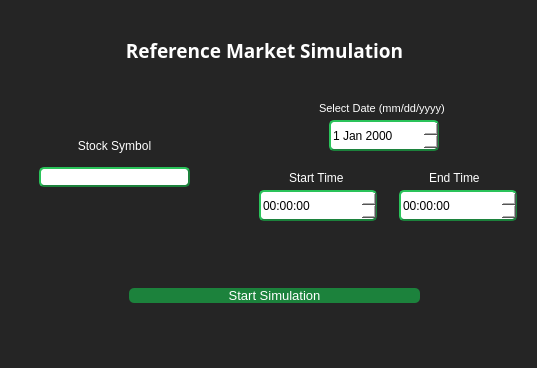
<?xml version="1.0" encoding="UTF-8"?>
<ui version="4.0">
 <class>Dialog</class>
 <widget class="QDialog" name="Dialog">
  <property name="geometry">
   <rect>
    <x>0</x>
    <y>0</y>
    <width>537</width>
    <height>368</height>
   </rect>
  </property>
  <property name="font">
   <font>
    <family>MS UI Gothic</family>
    <weight>50</weight>
    <bold>false</bold>
   </font>
  </property>
  <property name="windowTitle">
   <string>Dialog</string>
  </property>
  <property name="styleSheet">
   <string notr="true">*{
	border: none;
	background-color: transparent;
	background: transparent;
	padding: 0;
	margin: 0;
	color: #ffffff;
}

#CentralWidget{
	background-color: #252525;
}


#stockSymbol, #endTime, #startTime, #simDate{
    background-color: white;
    border-style: outset;
    border-width: 2px;
    border-radius: 5px;
    border-color: #1c823c;
	color: black;
}

#graphResults, #pushButton {
	background-color: white;
    border-width: 2px;
    border-radius: 5px;
    border-color: #1c823c;
	background-color: #1c823c;
	color: white;
}</string>
  </property>
  <widget class="QWidget" name="CentralWidget" native="true">
   <property name="geometry">
    <rect>
     <x>-1</x>
     <y>0</y>
     <width>541</width>
     <height>371</height>
    </rect>
   </property>
   <property name="styleSheet">
    <string notr="true"/>
   </property>
   <widget class="QWidget" name="widget" native="true">
    <property name="geometry">
     <rect>
      <x>260</x>
      <y>70</y>
      <width>261</width>
      <height>171</height>
     </rect>
    </property>
    <widget class="QTimeEdit" name="endTime">
     <property name="geometry">
      <rect>
       <x>140</x>
       <y>120</y>
       <width>118</width>
       <height>31</height>
      </rect>
     </property>
     <property name="font">
      <font>
       <pointsize>9</pointsize>
      </font>
     </property>
    </widget>
    <widget class="QTimeEdit" name="startTime">
     <property name="geometry">
      <rect>
       <x>0</x>
       <y>120</y>
       <width>118</width>
       <height>31</height>
      </rect>
     </property>
     <property name="font">
      <font>
       <pointsize>9</pointsize>
       <kerning>true</kerning>
      </font>
     </property>
    </widget>
    <widget class="QLabel" name="label">
     <property name="geometry">
      <rect>
       <x>60</x>
       <y>30</y>
       <width>141</width>
       <height>16</height>
      </rect>
     </property>
     <property name="font">
      <font>
       <pointsize>8</pointsize>
      </font>
     </property>
     <property name="text">
      <string>Select Date (mm/dd/yyyy)</string>
     </property>
    </widget>
    <widget class="QLabel" name="label_3">
     <property name="geometry">
      <rect>
       <x>170</x>
       <y>100</y>
       <width>51</width>
       <height>16</height>
      </rect>
     </property>
     <property name="font">
      <font>
       <pointsize>9</pointsize>
      </font>
     </property>
     <property name="text">
      <string>End Time</string>
     </property>
    </widget>
    <widget class="QDateEdit" name="simDate">
     <property name="geometry">
      <rect>
       <x>70</x>
       <y>50</y>
       <width>110</width>
       <height>31</height>
      </rect>
     </property>
     <property name="font">
      <font>
       <pointsize>9</pointsize>
      </font>
     </property>
    </widget>
    <widget class="QLabel" name="label_2">
     <property name="geometry">
      <rect>
       <x>30</x>
       <y>100</y>
       <width>61</width>
       <height>16</height>
      </rect>
     </property>
     <property name="font">
      <font>
       <pointsize>9</pointsize>
      </font>
     </property>
     <property name="text">
      <string>Start Time</string>
     </property>
    </widget>
   </widget>
   <widget class="QWidget" name="buttonW" native="true">
    <property name="geometry">
     <rect>
      <x>130</x>
      <y>250</y>
      <width>291</width>
      <height>91</height>
     </rect>
    </property>
    <layout class="QVBoxLayout" name="verticalLayout_2">
     <item>
      <widget class="QPushButton" name="pushButton">
       <property name="font">
        <font>
         <pointsize>10</pointsize>
        </font>
       </property>
       <property name="text">
        <string>Start Simulation</string>
       </property>
      </widget>
     </item>
    </layout>
   </widget>
   <widget class="QWidget" name="tickerW" native="true">
    <property name="geometry">
     <rect>
      <x>40</x>
      <y>130</y>
      <width>151</width>
      <height>57</height>
     </rect>
    </property>
    <layout class="QVBoxLayout" name="verticalLayout">
     <item>
      <widget class="QLabel" name="symbolLabel">
       <property name="font">
        <font>
         <pointsize>9</pointsize>
        </font>
       </property>
       <property name="text">
        <string>Stock Symbol</string>
       </property>
       <property name="alignment">
        <set>Qt::AlignCenter</set>
       </property>
      </widget>
     </item>
     <item>
      <widget class="QLineEdit" name="stockSymbol">
       <property name="minimumSize">
        <size>
         <width>50</width>
         <height>0</height>
        </size>
       </property>
      </widget>
     </item>
    </layout>
   </widget>
   <widget class="QLabel" name="label_4">
    <property name="geometry">
     <rect>
      <x>30</x>
      <y>20</y>
      <width>471</width>
      <height>61</height>
     </rect>
    </property>
    <property name="font">
     <font>
      <family>Segoe UI Semilight</family>
      <pointsize>14</pointsize>
      <weight>75</weight>
      <italic>false</italic>
      <bold>true</bold>
     </font>
    </property>
    <property name="text">
     <string>Reference Market Simulation</string>
    </property>
    <property name="alignment">
     <set>Qt::AlignCenter</set>
    </property>
    <property name="wordWrap">
     <bool>false</bool>
    </property>
   </widget>
  </widget>
 </widget>
 <resources/>
 <connections/>
</ui>
